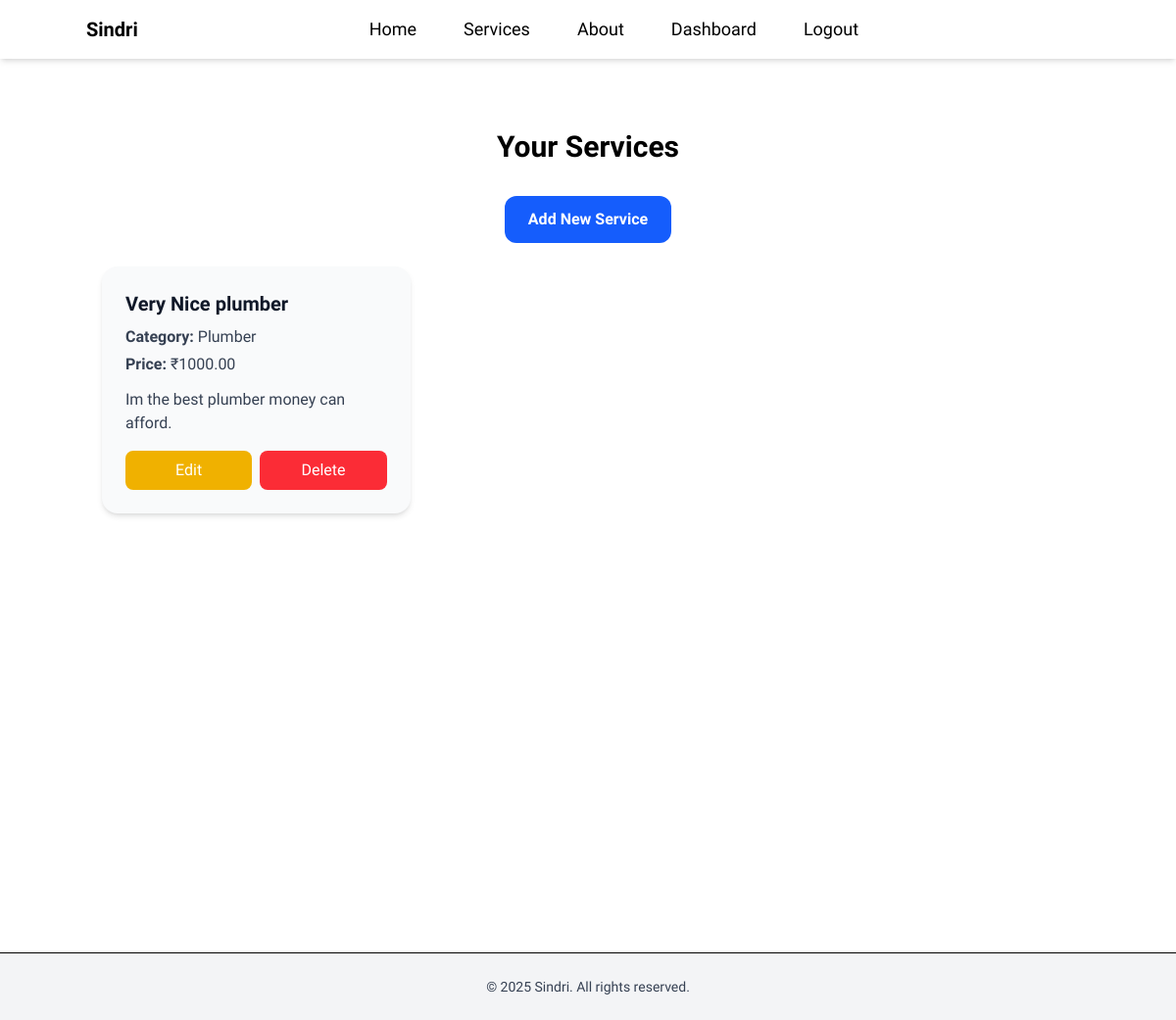
/bookings/provider/services/ (signed in), run on an earlier commit of the app's database.
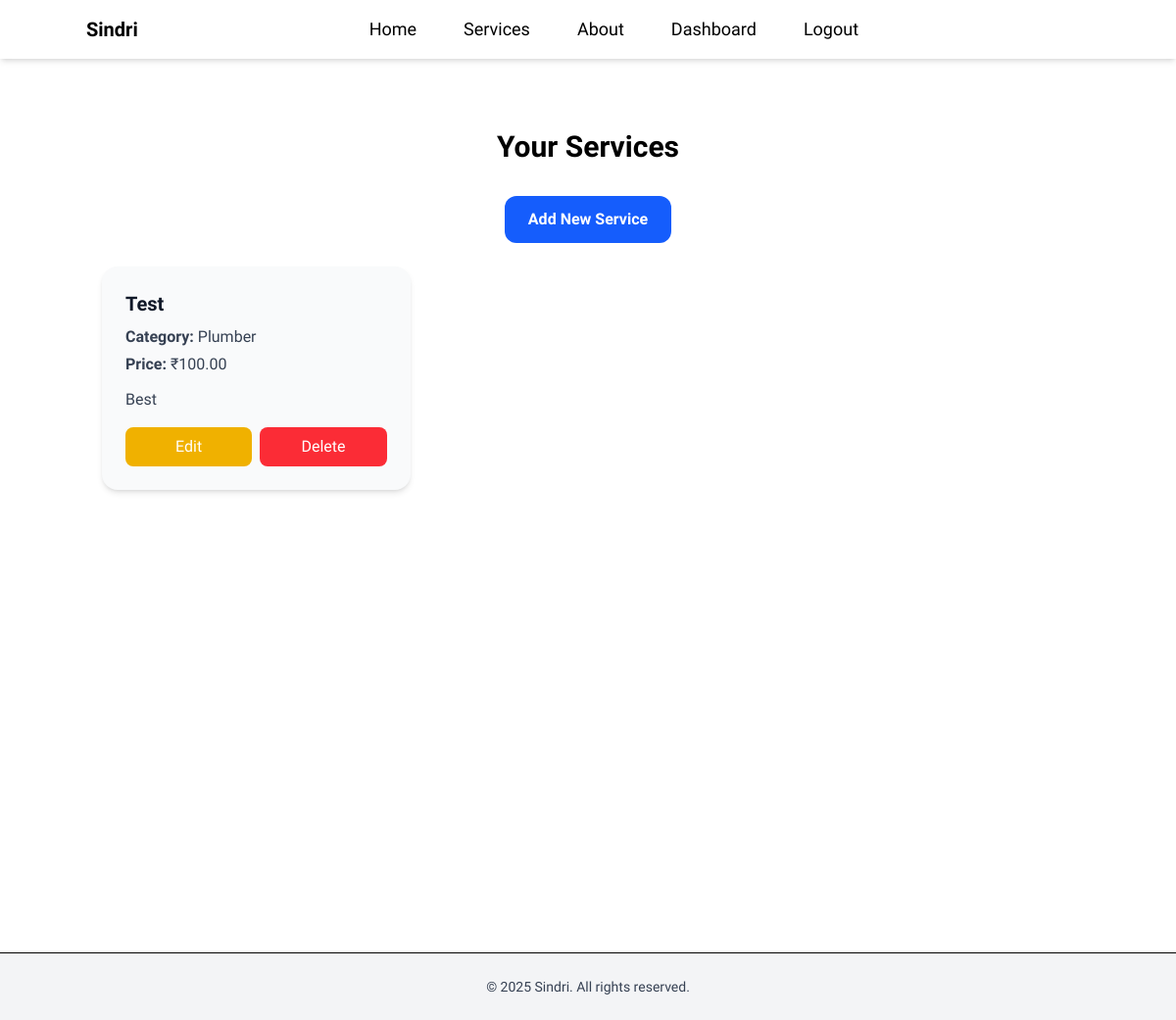
And on a later commit of the database.
### services/models.py (models this page shows, shortened)
class Service(models.Model):
    provider = models.ForeignKey(CustomUser, on_delete=models.CASCADE)
    category = models.ForeignKey(ServiceCategory, on_delete=models.SET_NULL, null= True)
    title = models.CharField(max_length=100)
    description = models.TextField()
    price = models.DecimalField(max_digits=8, decimal_places=2)
    location = models.CharField(max_length=150, blank=True)
    is_active = models.BooleanField(default=True)

class ServiceCategory(models.Model):
    name = models.CharField(max_length=50)

### bookings/views.py (the view)
# urls.py: path('provider/services/', views.provider_services, name='provider_services')
@login_required
def provider_services(request):
    if request.user.user_type != 'provider':
        return render(request, 'bookings/not_authorized.html')
    services = Service.objects.filter(provider=request.user)
    return render(request, 'bookings/provider_services.html', {'services': services})

### bookings/templates/bookings/provider_services.html
{% extends 'base.html' %}
{% block content %}
<section class="min-h-screen bg-white px-4 py-8">
  <div class="max-w-5xl mx-auto">
    <h1 class="text-3xl font-extrabold text-center mb-8">Your Services</h1>
    <div class="mb-6 text-center">
      <a href="{% url 'create_service' %}"
         class="inline-block px-6 py-3 bg-blue-600 text-white font-semibold rounded-xl hover:bg-blue-700 transition">
        Add New Service
      </a>
    </div>
    {% if services %}
    <div class="grid grid-cols-1 md:grid-cols-2 lg:grid-cols-3 gap-6">
      {% for service in services %}
      <div class="bg-gray-50 shadow-md rounded-2xl p-6 flex flex-col justify-between">
        <h2 class="text-xl font-semibold text-gray-900 mb-2">{{ service.title }}</h2>
        <p class="text-gray-700 mb-1"><strong>Category:</strong> {{ service.category.name }}</p>
        <p class="text-gray-700 mb-1"><strong>Price:</strong> ₹{{ service.price }}</p>
        <p class="text-gray-700 mt-2">{{ service.description }}</p>
        <div class="mt-4 flex gap-2">
          <a href="#"
             class="flex-1 bg-yellow-500 text-white text-center py-2 rounded-lg hover:bg-yellow-600 transition">
            Edit
          </a>
          <a href="#"
             class="flex-1 bg-red-500 text-white text-center py-2 rounded-lg hover:bg-red-600 transition">
            Delete
          </a>
        </div>
      </div>
      {% endfor %}
    </div>
    {% else %}
      <p class="text-center text-gray-500 mt-4">You have not added any services yet.</p>
    {% endif %}
  </div>
</section>
{% endblock %}

What changed in the data, as far as the page shows it:
removed Service: title "Very Nice plumber", category.name "Plumber", price "1000.00", description "Im the best plumber money can afford."
added Service: title "Test", category.name "Plumber", price "100.00", description "Best"
